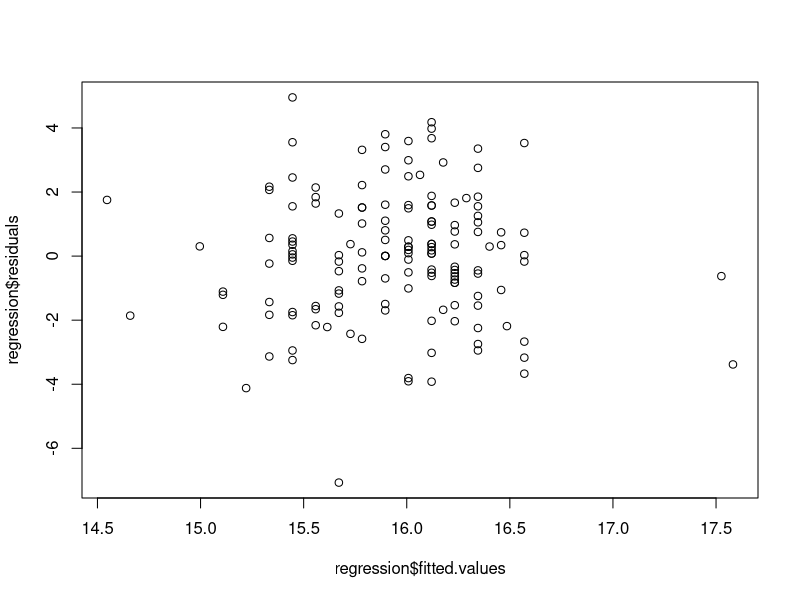
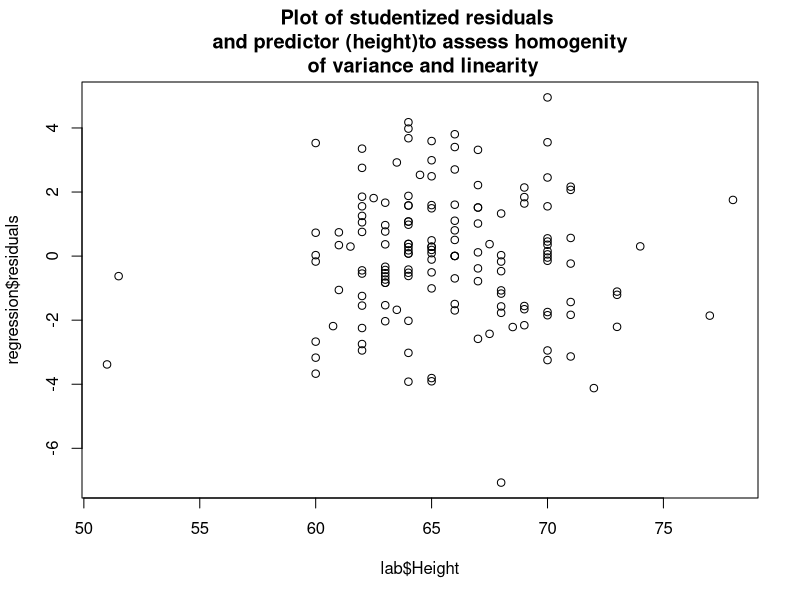
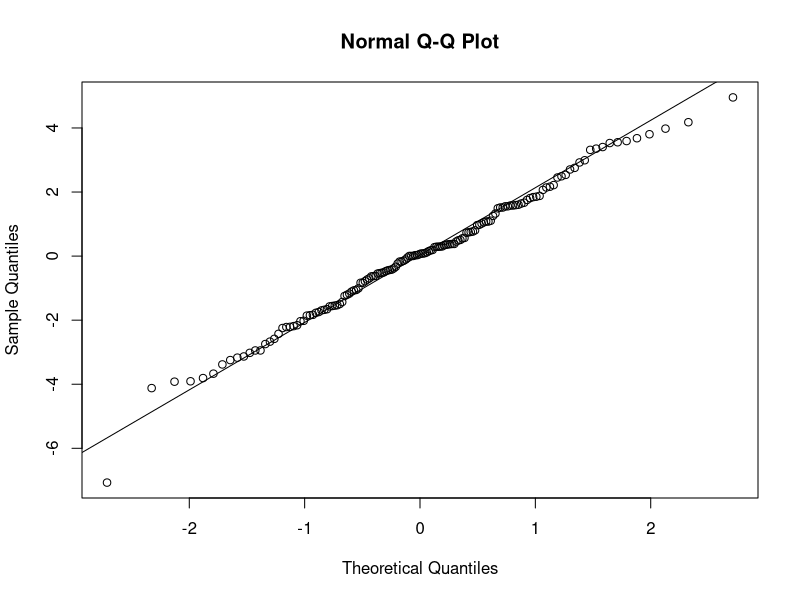
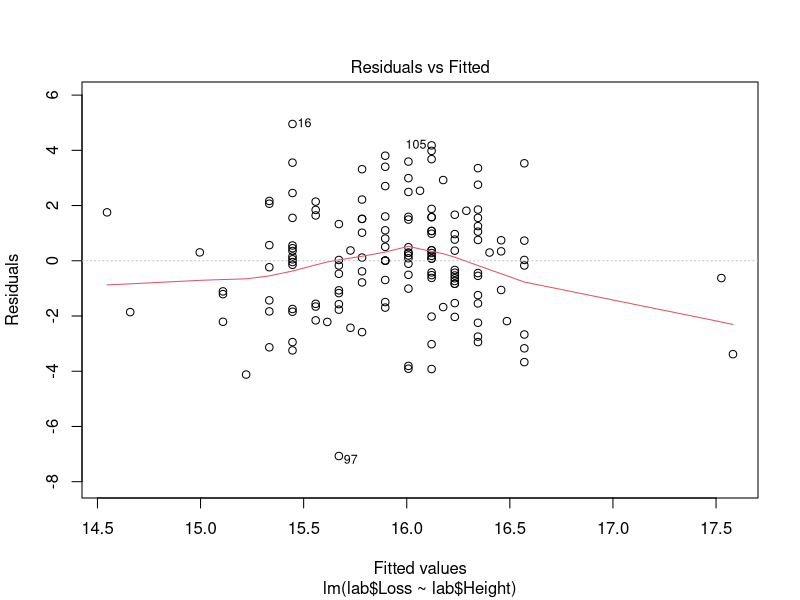
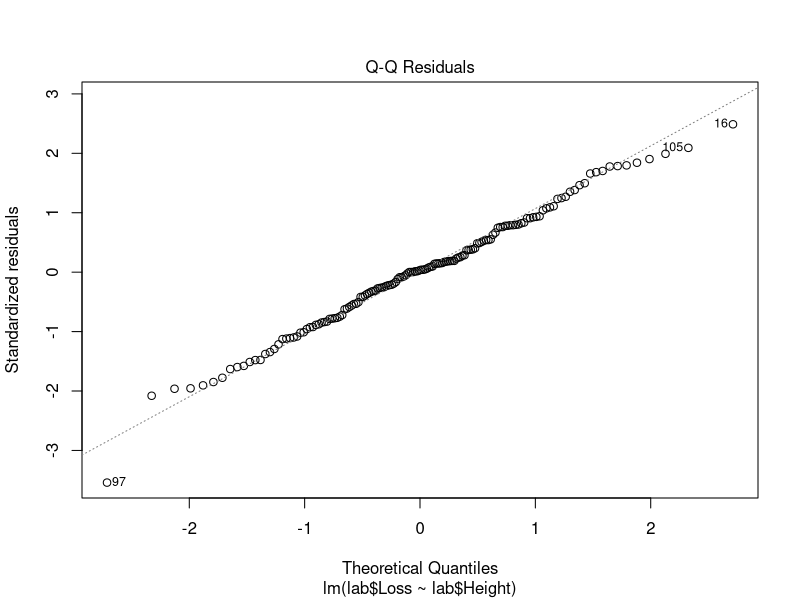
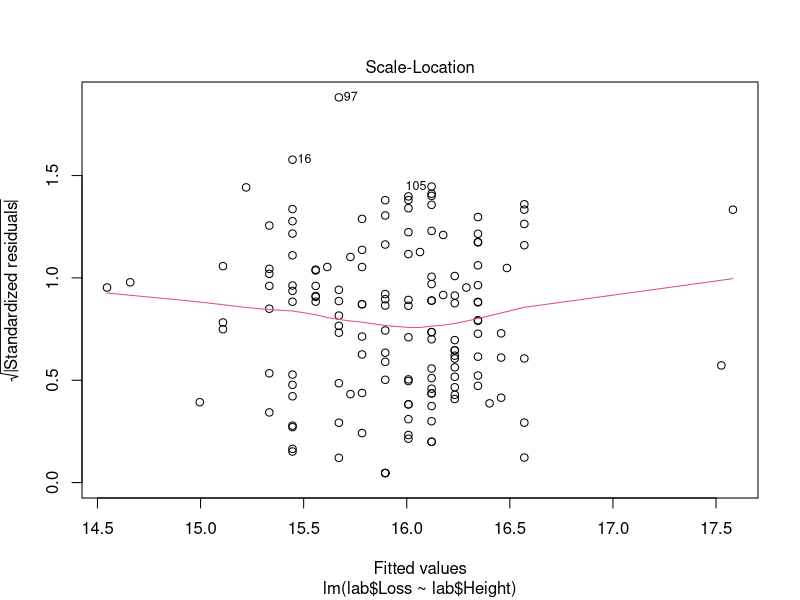
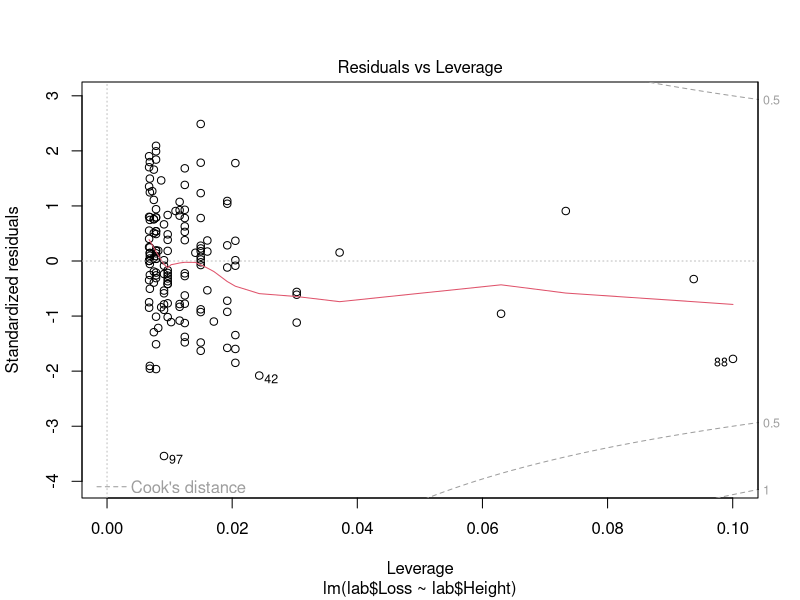

R code for these plots, in order:
#################>>>>>>>>>>>>>>>>>>>>>>>>>>>>>>>>> REGRESSION <<<<<<<<<<<<<<<<<<< #################################
#################>>>>>>>>>>>>>>>>>>>>>>>>>>>>>>>>> REGRESSION <<<<<<<<<<<<<<<<<<< #################################
#################>>>>>>>>>>>>>>>>>>>>>>>>>>>>>>>>> REGRESSION <<<<<<<<<<<<<<<<<<< #################################
#################>>>>>>>>>>>>>>>>>>>>>>>>>>>>>>>>> REGRESSION <<<<<<<<<<<<<<<<<<< #################################
#################>>>>>>>>>>>>>>>>>>>>>>>>>>>>>>>>> REGRESSION <<<<<<<<<<<<<<<<<<< #################################
#################>>>>>>>>>>>>>>>>>>>>>>>>>>>>>>>>> REGRESSION <<<<<<<<<<<<<<<<<<< #################################


#####Research Question: Does a person's height predict his/her weight loss?

#####Procedure:

#Step 1: Conduct Univariate Analyses: Descriptive Statistics and Cleaning the Data

#Step 2: Conduct Bivariate Analyses

#Step 3: Conduct Simple OLS Regression Analyses

#Step 4: Assess the Model Assumptions

#Step 5: Examine Model Fit Diagnostics

#Step 6: Examine Data for Influential Observations

#Step 7: State a Conclusion

lab = read.csv("wt_loss_data.csv",sep=",") 


####Step 1:  Univariate Analyses: Descriptive Statistics and Cleaning the Data: 
##### See Correlstion Example

#### Step 2:  Conduct Bivariate Analyses
##### See Correlation Example

#### Step 3: Conduct Simple OLS Regression Analyses

regression = lm(lab$Loss ~ lab$Height)


#### Setp 4: Assess the Model Assumptions
##### 1) Plot of the standardized residuals against the standardized predicted outcome variable 

plot(regression$fitted.values,regression$residuals )








### Residual by Predicted: Equal amount above and below line. No outliers that would impact the slope of line. 
### Potential outliers on right side may impact the slope. Outlier at bottom may impact the coefficient. Linearity, Equal Variance, and Error Normality are met.

##### 2) Plot the standardized residuals against X

plot(lab$Height,regression$residuals, main = "Plot of studentized residuals \n  and predictor (height)to assess homogenity  \n of variance and linearity")








#Height by Loss: The dots are nicely scattered around. No Issues.

##### 3) Normal Quantile Plot of the standardized residuals

qqnorm(regression$residuals)
qqline(regression$residuals)





#Normality on Residuals: The residuals are normally distributed. No issues. The normality assumption is met.


#### Or you can just try statement "plot (regression)". It will give you all diagnostic figures defaulted by R.

plot (regression)









##### >>>>>>>>>>>>>> CONFIDENCE INTERVALS ON THE REGRESSION <<<<<<<<<<<<<<<<<<
confint(regression)



#### Setp 5:  Examine Model Fit Diagnostics

summary(regression)







##### 1st Step: Analysis of Variance Table: The Global F-Test of 7.18 is statistically significant at p=0.0082. If this was not significant, we would stop. Since it is significant, let's look at the other model fit diagnostics.

Reduced=lm(lab$Loss ~ lab$Height) #fit reduced model
Full=lm(lab$Loss~0+as.factor(lab$Height)) #fit full model
anova(Reduced, Full) #get lack-of-fit test


##### Lack of Fit: The null hypothesis is the that model has good fit, so we do not want to reject this one. The p-value of 0.3348 indicates that we do not reject the null hypothesis and conclude that we have good fit.

##### Summary of Fit Table: R-Squared is 0.0462. The independent variable, height, explains 4.62% of the variance in the dependent variable, weight loss. Ignore the Parameter Estimates for now.


### Step 6: Examine Data for Influential Observations

#### We will, again, use the results we output from statement "lm()".

#### We created a new dataset called "resid" which saves the necessary variables for us to examine to determine if any outliers are present in the data.

#### Look for potential influential observations: ##### Studentized Residuals: ??? 2 and ??? -2
##### Hat Diagonals: >2p/n or > (2)(2)/150 =0.0267: n=150; p=# of parameters including intercept.
##### Cook's D: > 4/n or > 4/150 = 0.0267; n= 150

library(MASS)
Studentized_Residuals=studres(regression)

Hat_Diagonals=lm.influence(regression)$hat
Cooks_d=cooks.distance(regression)

resid=as.data.frame(cbind(Studentized_Residuals,Hat_Diagonals,Cooks_d))
colnames(resid)=c("Studentized_Residuals","Hat_Diagonals","Cooks_D")

whole=cbind(lab,resid)


#### Studentized Residuals:

filter.studentized.residuals=whole[whole$Studentized_Residuals>=2|whole$Studentized_Residuals<=-2,]

filter.studentized.residuals


#We have 5 subjects who meet the criterion that the residuals are greater than and equal to 2, and 2 subjects who meet the criterion that the residuals are less than and equal to -2. The -3.70124 value is associated with a subject who lost 8.57 lbs.

#### Hat values > 0.0267

filter.hat=whole[whole$Hat_Diagonals>0.0267,]
filter.hat


#Our suspicious outlier (ID=97) whose Loss=8.57, is not greater than the cutpoint. Its value is 0.009.


#### Cook's D values > 0.0267

filter.cooks.d=whole[whole$Cooks_D>0.0267,]
filter.cooks.d


#Cook's D values > 0.0267 should be considered. Our spicious outlier 8.57 is greater than the cutpoint and may potentially impact the regression coefficient. Our suspicious outlier 8.6 is the 0.057965 value. We have one other subject that is greater and has about three times the effect (0.1739389681). Looking in the data set, this individual has weight loss of 14.2 and a height of 51 inches. This individual is also the Hat Diagonal of 0.1000403438.

#We should run the regression without each of these two data points to see if there is a difference in the model fit and the results below. For our purposes, let's assume no difference.

### Step 7: State a Conclusion

summary(regression)


#### The significant overall model (F(1,148)=7.18; p=.008) suggests that at least one slope in the model is significant. Because a height of zero does not make practical sense, the intercept should not be interpreted. If the intercept were to be interpreted, it would be "When height is zero, the mean weight loss was 23.31 pounds". For the variable, height, we interpret "as height increases by one inch, the associated mean decrease in weight loss is 0.11 pounds".


